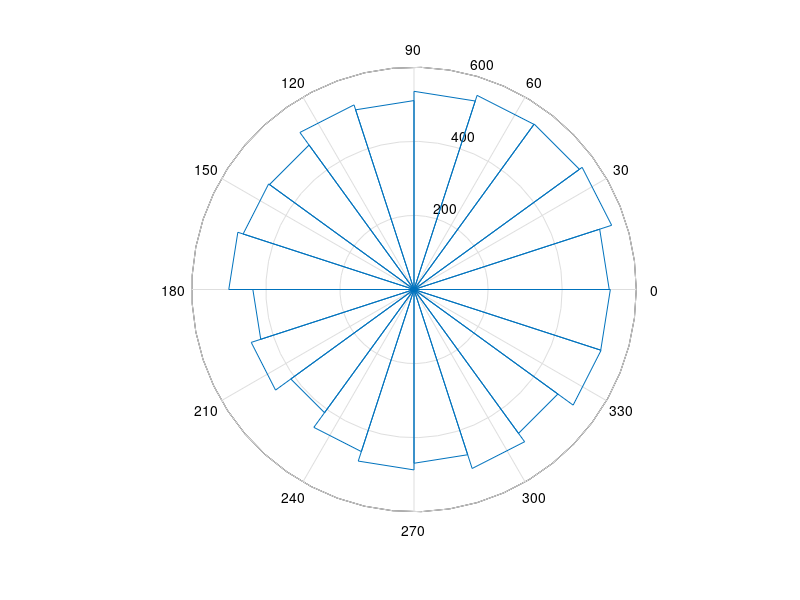

Recreate this plot in MATLAB.
close all; clear all;


mu=45/180*pi;
k=0.1;


theta=[];
cont=1;

while(cont)
    u1=rand;
    u2=rand;
    u3=rand;
    
    
    a=1+sqrt(1+4*k^2);
    b=(a-sqrt(2*a))/2/k;
    r=(1+b^2)/(2*b);
    
    z=cos(pi*u1); f=(1+r*z)/(r+z); c=k*(r-f);
    if((c*(2-c)-u2)>0)
        theta(end+1)=sign(u3-0.5)*acos(f)+mu;
    elseif((log(c/u2)+1-c)<0)
        
    else
        theta(end+1)=sign(u3-0.5)*acos(f)+mu;
    end;
    
    if(length(theta)>=10000) cont=0; end;
end;

rose(theta);